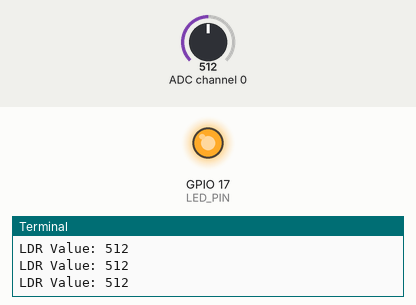
This program was run on a simulated Raspberry Pi (BCM pin numbers). Parts: output pins drawn as LEDs (lit = HIGH), the last lines printed to the terminal. The test bench sets the inputs (shaded band); at power-on: ADC channel 0 = 512 (analog values on the 0–1023 scale).

Above: at 1.2 s.
1.3 s: ADC channel 0 set to 530
At 2.2 s:
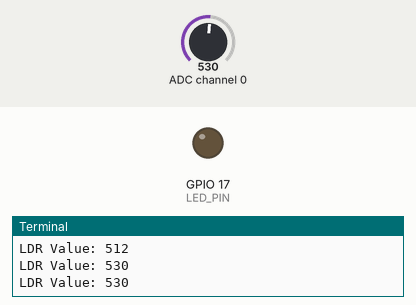
3.0 s: ADC channel 0 set to 511
At 3.4 s:
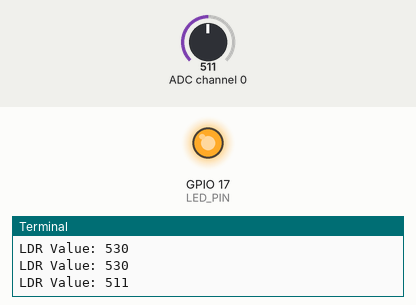
4.5 s: ADC channel 0 set to 531
At 5.8 s:
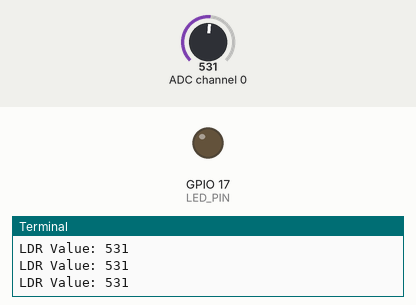
Timing chart, 0 to 7.5 s (numbered marks = the images above; inputs shaded):
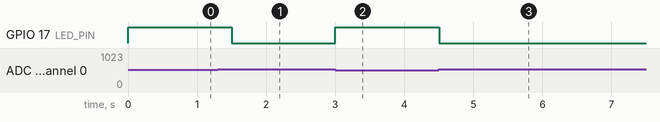

The program:

LDR_task.py
```python
import RPi.GPIO as GPIO
import spidev
import time

# SPI 인스턴스 생성
spi = spidev.SpiDev()
LED_PIN = 17

GPIO.setmode(GPIO.BCM)
GPIO.setup(LED_PIN, GPIO.OUT)

# SPI 통신 시작
spi.open(0, 0)  #bus:0, dev:0 (CE0:0, CE1:1)

# SPI 통신 속도 설정
spi.max_speed_hz = 100000

# 0~7까지 8개의 채널에서 SPI 데이터 읽기
def analog_read(channel):
    # [byte_1, byte_2, byte_3]
    # byte_1 : 1
    # byte 2 : channel config, 1000 0000 : channel 0
    # byte_3 : 0(ignored)
    ret = spi.xfer2([1, (8 + channel) << 4, 0])
    adc_out = ((ret[1] & 3) << 8) + ret[2]
    return adc_out

try:
    while True:
        ldr_value = analog_read(0)  # 0번 채널에서 읽어온 SPI 데이터(0~1023)
        print("LDR Value: %d" % ldr_value)
        if(ldr_value < 521):
            GPIO.output(LED_PIN, GPIO.HIGH)
        else:
            GPIO.output(LED_PIN, GPIO.LOW)
        time.sleep(0.5)
finally:
    spi.close()
    GPIO.cleanup()
```

Measured:
- the behaviour switches between 520 and 521 on ADC channel 0 (found by bisection; images 0 and 1)
- after the input at 1.3 s, GPIO 17 (LED_PIN): HIGH → LOW after 0.20 s
- after the input at 3.0 s, GPIO 17 (LED_PIN): LOW → HIGH at once
- after the input at 4.5 s, GPIO 17 (LED_PIN): HIGH → LOW at once
